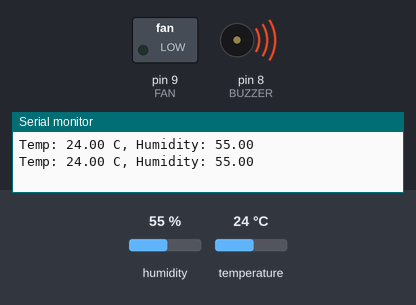
The sketch below on a simulated Arduino Uno, built with avr-gcc and run on an emulated ATmega328P. Parts: switched loads named in the sketch (green lamp = pin HIGH), buzzer (waves = sounding, pin HIGH), the last lines printed to the serial monitor. The inputs (shaded band) are chosen by the test bench; at power-on: humidity 55 %, temperature 24 °C.

Above: at 2.8 s.
2.9 s: humidity set to 58 %
5.6 s: humidity set to 61 %
At 6.4 s:
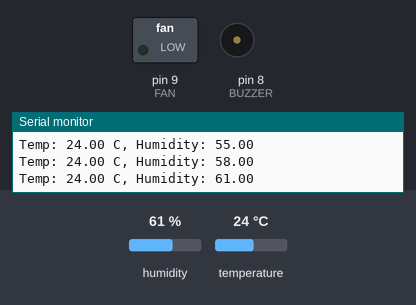
8.3 s: temperature set to 27 °C
11.3 s: temperature set to 30 °C
At 12.4 s:
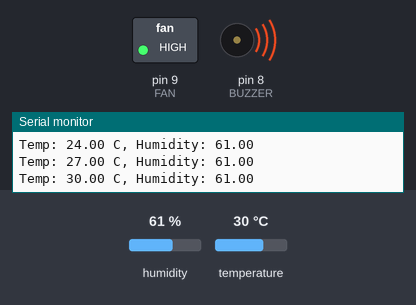
14.0 s: temperature set to 12 °C
At 14.8 s:
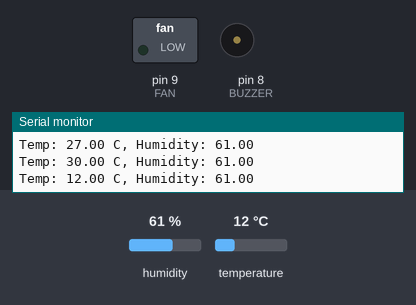
16.7 s: humidity set to 22 %
At 19.7 s:
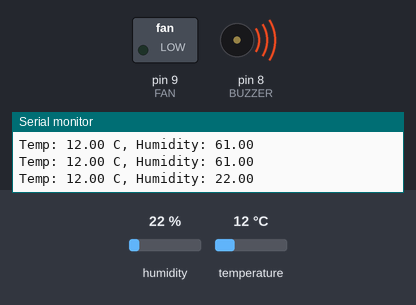
Timing chart, 0 to 20.7 s (numbered marks = the images above; inputs shaded):
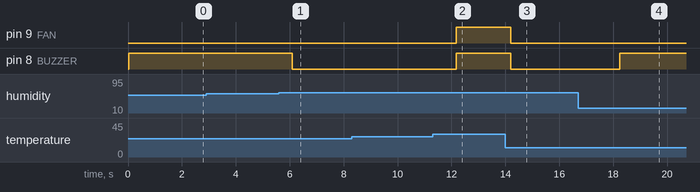

Measured:
- the behaviour switches between 59 and 60 % on humidity (found by bisection; images 0 and 1)
- the behaviour switches between 28 and 29 °C on temperature (found by bisection; images 1 and 2)
- after the input at 5.6 s, pin 8 (BUZZER): HIGH → LOW after 0.50 s
- after the input at 11.3 s, pin 9 (FAN), pin 8 (BUZZER): LOW → HIGH after 0.87 s
- after the input at 14.0 s, pin 9 (FAN), pin 8 (BUZZER): HIGH → LOW after 0.19 s
- after the input at 16.7 s, pin 8 (BUZZER): LOW → HIGH after 1.5 s

The sketch:

arduino_temp.ino
```cpp
#include <DHT.h>

#define DHTPIN 2
#define DHTTYPE DHT11

#define BUZZER 8     // buzzer or LED pin
#define FAN 9        // optional (relay/fan)

DHT dht(DHTPIN, DHTTYPE);

// Set desired values
float setTemp = 28.0;     // desired temperature
float setHumidity = 60.0; // desired humidity

void setup() {
  Serial.begin(9600);
  dht.begin();

  pinMode(BUZZER, OUTPUT);
  pinMode(FAN, OUTPUT);
}

void loop() {
  float temp = dht.readTemperature();
  float hum = dht.readHumidity();

  if (!isnan(temp) && !isnan(hum)) {

    Serial.print("Temp: ");
    Serial.print(temp);
    Serial.print(" C, Humidity: ");
    Serial.println(hum);

    // ALERT CONDITION
    if (temp > setTemp || hum < setHumidity) {
      digitalWrite(BUZZER, HIGH);  // alert ON
    } else {
      digitalWrite(BUZZER, LOW);   // alert OFF
    }

    // OPTIONAL CONTROL (fan)
    if (temp > setTemp) {
      digitalWrite(FAN, HIGH);
    } else {
      digitalWrite(FAN, LOW);
    }
  }

  delay(2000);
}
```
